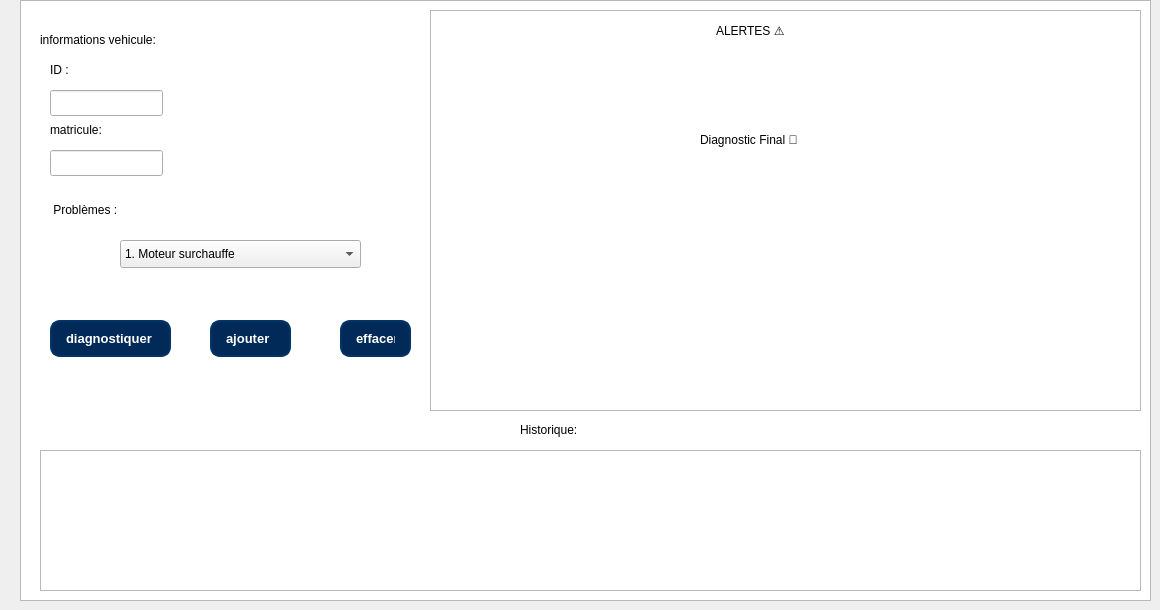
      <widget class="QWidget" name="page_13">
       <widget class="QTableView" name="tableView_6">
        <property name="geometry">
         <rect>
          <x>20</x>
          <y>0</y>
          <width>1131</width>
          <height>601</height>
         </rect>
        </property>
       </widget>
       <widget class="QLabel" name="label_58">
        <property name="geometry">
         <rect>
          <x>50</x>
          <y>60</y>
          <width>63</width>
          <height>20</height>
         </rect>
        </property>
        <property name="styleSheet">
         <string notr="true">color: rgb(0, 0, 0);</string>
        </property>
        <property name="text">
         <string>ID :</string>
        </property>
       </widget>
       <widget class="QLineEdit" name="lineMaint_id">
        <property name="geometry">
         <rect>
          <x>50</x>
          <y>90</y>
          <width>113</width>
          <height>26</height>
         </rect>
        </property>
       </widget>
       <widget class="QLabel" name="label_3">
        <property name="geometry">
         <rect>
          <x>520</x>
          <y>420</y>
          <width>151</width>
          <height>20</height>
         </rect>
        </property>
        <property name="styleSheet">
         <string notr="true">color: rgb(0, 0, 0);</string>
        </property>
        <property name="text">
         <string>Historique:</string>
        </property>
       </widget>
       <widget class="QTableWidget" name="tableWidget_8">
        <property name="geometry">
         <rect>
          <x>430</x>
          <y>10</y>
          <width>711</width>
          <height>401</height>
         </rect>
        </property>
       </widget>
       <widget class="QLabel" name="label_79">
        <property name="geometry">
         <rect>
          <x>710</x>
          <y>20</y>
          <width>91</width>
          <height>20</height>
         </rect>
        </property>
        <property name="styleSheet">
         <string notr="true">color: rgb(0, 0, 0);</string>
        </property>
        <property name="text">
         <string>  ALERTES ⚠️  </string>
        </property>
       </widget>
       <widget class="QLabel" name="label_80">
        <property name="geometry">
         <rect>
          <x>700</x>
          <y>130</y>
          <width>151</width>
          <height>20</height>
         </rect>
        </property>
        <property name="styleSheet">
         <string notr="true">color: rgb(0, 0, 0);</string>
        </property>
        <property name="text">
         <string>Diagnostic Final 🔧 </string>
        </property>
       </widget>
       <widget class="QLabel" name="textMaint_diag">
        <property name="geometry">
         <rect>
          <x>440</x>
          <y>160</y>
          <width>691</width>
          <height>241</height>
         </rect>
        </property>
        <property name="styleSheet">
         <string notr="true">color: rgb(0, 0, 0);
background-color: rgb(255, 255, 255);</string>
        </property>
        <property name="text">
         <string/>
        </property>
       </widget>
       <widget class="QLabel" name="label_85">
        <property name="geometry">
         <rect>
          <x>40</x>
          <y>30</y>
          <width>161</width>
          <height>20</height>
         </rect>
        </property>
        <property name="styleSheet">
         <string notr="true">color: rgb(0, 0, 0);</string>
        </property>
        <property name="text">
         <string>informations vehicule:</string>
        </property>
       </widget>
       <widget class="QLabel" name="label_86">
        <property name="geometry">
         <rect>
          <x>50</x>
          <y>120</y>
          <width>71</width>
          <height>20</height>
         </rect>
        </property>
        <property name="styleSheet">
         <string notr="true">color: rgb(0, 0, 0);</string>
        </property>
        <property name="text">
         <string>matricule:</string>
        </property>
       </widget>
       <widget class="QLineEdit" name="lineMaint_matricule">
        <property name="geometry">
         <rect>
          <x>50</x>
          <y>150</y>
          <width>113</width>
          <height>26</height>
         </rect>
        </property>
       </widget>
       <widget class="QComboBox" name="comboMaint_type">
        <property name="geometry">
         <rect>
          <x>120</x>
          <y>240</y>
          <width>241</width>
          <height>28</height>
         </rect>
        </property>
        <item>
         <property name="text">
          <string>1. Moteur surchauffe</string>
         </property>
        </item>
        <item>
         <property name="text">
          <string>2. Niveau d’huile très bas</string>
         </property>
        </item>
        <item>
         <property name="text">
          <string>3. Batterie faible</string>
         </property>
        </item>
        <item>
         <property name="text">
          <string>4. Pression pneus basse</string>
         </property>
        </item>
        <item>
         <property name="text">
          <string>5. Bruit métallique moteur</string>
         </property>
        </item>
        <item>
         <property name="text">
          <string>6. Freins faibles</string>
         </property>
        </item>
        <item>
         <property name="text">
          <string>7. Fumée anormale échappement</string>
         </property>
        </item>
        <item>
         <property name="text">
          <string>8. Surconsommation carburant</string>
         </property>
        </item>
        <item>
         <property name="text">
          <string>9. Problème de démarrage</string>
         </property>
        </item>
        <item>
         <property name="text">
          <string>10. Vibrations anormales</string>
         </property>
        </item>
       </widget>
       <widget class="QLabel" name="label_135">
        <property name="geometry">
         <rect>
          <x>50</x>
          <y>200</y>
          <width>101</width>
          <height>20</height>
         </rect>
        </property>
        <property name="styleSheet">
         <string notr="true">color: rgb(0, 0, 0);</string>
        </property>
        <property name="text">
         <string> Problèmes : </string>
        </property>
       </widget>
       <widget class="QLabel" name="textMaint_alertes">
        <property name="geometry">
         <rect>
          <x>440</x>
          <y>50</y>
          <width>691</width>
          <height>71</height>
         </rect>
        </property>
        <property name="styleSheet">
         <string notr="true">color: rgb(255, 255, 255);
background-color: rgb(255, 255, 255);
color: rgb(255, 255, 255);</string>
        </property>
        <property name="text">
         <string/>
        </property>
       </widget>
       <widget class="QPushButton" name="btnMaint_diagnostiquer">
        <property name="geometry">
         <rect>
          <x>50</x>
          <y>320</y>
          <width>121</width>
          <height>37</height>
         </rect>
        </property>
        <property name="styleSheet">
         <string notr="true">/* ==== BUTTONS STYLE ==== */
QPushButton {
    background-color: #012a59;
    color: #ffffff;
    border: 2px solid #013366;
    border-radius: 10px;
    padding: 8px 14px;
    font-size: 13px;
    font-weight: 500;
    text-align: left;
    transition: all 0.3s ease-in-out;
}

QPushButton:hover {
    background-color: #024b8a;
    border-color: #025aa5;
}

QPushButton:pressed {
    background-color: #013869;
    border-color: #011f3f;
}
</string>
        </property>
        <property name="text">
         <string>diagnostiquer</string>
        </property>
       </widget>
       <widget class="QPushButton" name="btnMaint_ajouter">
        <property name="geometry">
         <rect>
          <x>210</x>
          <y>320</y>
          <width>81</width>
          <height>37</height>
         </rect>
        </property>
        <property name="styleSheet">
         <string notr="true">/* ==== BUTTONS STYLE ==== */
QPushButton {
    background-color: #012a59;
    color: #ffffff;
    border: 2px solid #013366;
    border-radius: 10px;
    padding: 8px 14px;
    font-size: 13px;
    font-weight: 500;
    text-align: left;
    transition: all 0.3s ease-in-out;
}

QPushButton:hover {
    background-color: #024b8a;
    border-color: #025aa5;
}

QPushButton:pressed {
    background-color: #013869;
    border-color: #011f3f;
}
</string>
        </property>
        <property name="text">
         <string>ajouter</string>
        </property>
       </widget>
       <widget class="QPushButton" name="btnMaint_effacer">
        <property name="geometry">
         <rect>
          <x>340</x>
          <y>320</y>
          <width>71</width>
          <height>37</height>
         </rect>
        </property>
        <property name="styleSheet">
         <string notr="true">/* ==== BUTTONS STYLE ==== */
QPushButton {
    background-color: #012a59;
    color: #ffffff;
    border: 2px solid #013366;
    border-radius: 10px;
    padding: 8px 14px;
    font-size: 13px;
    font-weight: 500;
    text-align: left;
    transition: all 0.3s ease-in-out;
}

QPushButton:hover {
    background-color: #024b8a;
    border-color: #025aa5;
}

QPushButton:pressed {
    background-color: #013869;
    border-color: #011f3f;
}
</string>
        </property>
        <property name="text">
         <string>effacer</string>
        </property>
       </widget>
       <widget class="QTableView" name="tableMaint_history">
        <property name="geometry">
         <rect>
          <x>40</x>
          <y>450</y>
          <width>1101</width>
          <height>141</height>
         </rect>
        </property>
       </widget>
       <zorder>tableView_6</zorder>
       <zorder>label_58</zorder>
       <zorder>lineMaint_id</zorder>
       <zorder>label_3</zorder>
       <zorder>tableWidget_8</zorder>
       <zorder>label_79</zorder>
       <zorder>label_80</zorder>
       <zorder>textMaint_diag</zorder>
       <zorder>label_85</zorder>
       <zorder>label_86</zorder>
       <zorder>lineMaint_matricule</zorder>
       <zorder>comboMaint_type</zorder>
       <zorder>label_135</zorder>
       <zorder>btnMaint_diagnostiquer</zorder>
       <zorder>btnMaint_ajouter</zorder>
       <zorder>btnMaint_effacer</zorder>
       <zorder>tableMaint_history</zorder>
       <zorder>textMaint_alertes</zorder>
      </widget>
